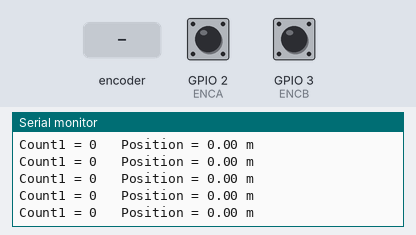
Recording of a sketch running on a simulated ESP32. Parts: the last lines printed to the serial monitor. The inputs (shaded band) are chosen by the test bench; at power-on: GPIO 2 (ENCA) HIGH, GPIO 3 (ENCB) HIGH.

Above: at 1.2 s.
1.3 s: rotary encoder on GPIO 2 (ENCA) / GPIO 3 (ENCB) turned 1 step (first pin leading)
At 1.32 s:
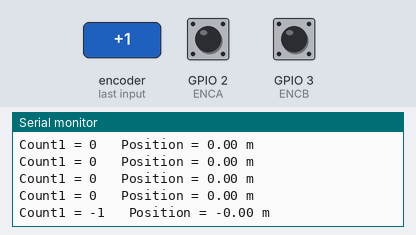
3.0 s: rotary encoder on GPIO 2 (ENCA) / GPIO 3 (ENCB) turned 1 step (first pin leading)
At 3.03 s:
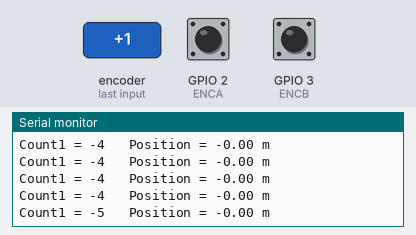
Timing chart, 0 to 6.0 s (numbered marks = the images above; inputs shaded):
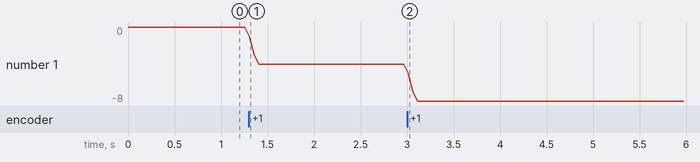

Measured:
- after the input at 1.3 s, the serial monitor: prints a new line at once (image 1)
- after the input at 3.0 s, the serial monitor: prints a new line at once (image 2)
- plotted number 1: 0 → -4 after the input at 1.3 s, -4 → -8 after the input at 3.0 s

The sketch:

cek1Encoder.ino
```cpp
/* ============================================================
   TEST 1 — CHECK ENCODER #1 ONLY
   Reads encoder 1 and prints count + position (in meters)
   ============================================================ */

const int ENCA = 2;
const int ENCB = 3;

volatile long count1 = 0;

const float CPR = 1024.0;
const float WHEEL_R = 0.02;  // adjust for your wheel
const float GEAR = 1.0;

void IRAM_ATTR readA() {
    count1 += (digitalRead(ENCA) == digitalRead(ENCB)) ? 1 : -1;
}

void IRAM_ATTR readB() {
    count1 += (digitalRead(ENCA) != digitalRead(ENCB)) ? 1 : -1;
}

void setup() {
    Serial.begin(115200);

    pinMode(ENCA, INPUT_PULLUP);
    pinMode(ENCB, INPUT_PULLUP);

    attachInterrupt(digitalPinToInterrupt(ENCA), readA, CHANGE);
    attachInterrupt(digitalPinToInterrupt(ENCB), readB, CHANGE);

    Serial.println("Encoder #1 Test Started...");
}

void loop() {
    long c = count1;

    float position = c / CPR * 2.0 * PI * WHEEL_R / GEAR;  // meters

    Serial.print("Count1 = ");
    Serial.print(c);
    Serial.print("   Position = ");
    Serial.print(position);
    Serial.println(" m");

    delay(50);
}
```
